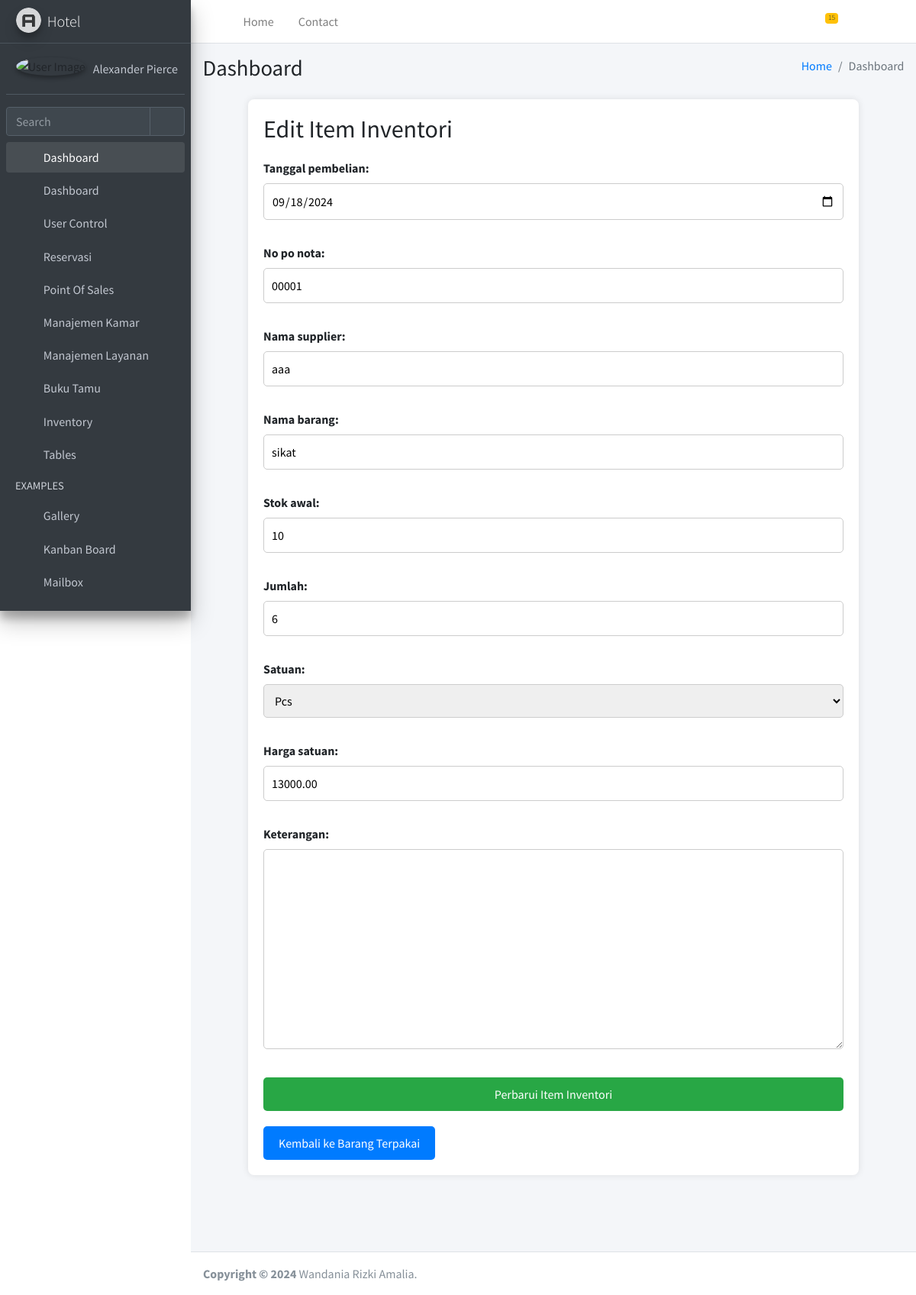
Screenshot of /hotel/barang_terpakai/barang_edit/2/ with the database file from the repository.
### hotel/models.py (models this page shows, shortened)
class InventoryItem(models.Model):
    PURCHASE_UNIT_CHOICES = [
        ('item', 'Item'),
        ('pcs', 'Pcs'),
        ('box', 'Box'),
        ('kg', 'Kg'),
    ]
    tanggal_pembelian = models.DateField()  # Tanggal pembelian
    no_po_nota = models.CharField(max_length=100, blank=True, null=True)  # Nomor PO/nota
    nama_supplier = models.CharField(max_length=200, default='Unknown')  # Nama supplier
    nama_barang = models.CharField(max_length=200, default='Unknown')  # Nama barang
    satuan = models.CharField(max_length=10, choices=PURCHASE_UNIT_CHOICES, default='pcs')  # Satuan
    jumlah = models.PositiveIntegerField(default=1)  # Jumlah barang
    harga_satuan = models.DecimalField(max_digits=10, decimal_places=2)  # Harga satuan
    total_harga = models.DecimalField(max_digits=10, decimal_places=2, blank=True)  # Total harga
    stok_awal = models.PositiveIntegerField()  # Stok awal
    stok_tersedia = models.PositiveIntegerField(default=0, editable=False)  # Sisa stok
    keterangan = models.TextField(blank=True, null=True) #keterangannya

### hotel/views.py (the view)
# urls.py: path('barang_terpakai/barang_edit/<int:pk>/', views.barang_edit, name='barang_edit'),
def barang_edit(request, pk):
    item = get_object_or_404(InventoryItem, pk=pk)
    if request.method == 'POST':
        form = InventoryItemForm(request.POST, instance=item)
        if form.is_valid():
            form.save()
            return redirect('barang_terpakai')
    else:
        form = InventoryItemForm(instance=item)
    return render(request, 'barang_edit.html', {'form': form})

### hotel/forms.py
class InventoryItemForm(forms.ModelForm):
    class Meta:
        model = InventoryItem
        fields = ['tanggal_pembelian', 'no_po_nota', 'nama_supplier', 'nama_barang', 'stok_awal', 'jumlah', 'satuan', 'harga_satuan', 'keterangan']
        widgets = {
            'tanggal_pembelian': forms.DateInput(attrs={'type': 'date'}),
            'harga_satuan': forms.NumberInput(attrs={'step': '0.01'}),
            'jumlah': forms.NumberInput()
        }

### hotel/templates/barang_edit.html (shortened to what this page needs)
<!DOCTYPE html>
{% load static %}
<html lang="en">
<head>
  <link rel="stylesheet" href="{% static 'assets/plugins/fontawesome-free/css/all.min.css' %}">
  <link rel="stylesheet" href="{% static 'assets/https://code.ionicframework.com/ionicons/2.0.1/css/ionicons.min.css' %}">
  <link rel="stylesheet" href="{% static 'assets/plugins/tempusdominus-bootstrap-4/css/tempusdominus-bootstrap-4.min.css' %}">
  <link rel="stylesheet" href="{% static 'assets/plugins/icheck-bootstrap/icheck-bootstrap.min.css' %}">
  <link rel="stylesheet" href="{% static 'assets/plugins/jqvmap/jqvmap.min.css' %}">
  <link rel="stylesheet" href="{% static 'assets/dist/css/adminlte.min.css' %}">
  <link rel="stylesheet" href="{% static 'assets/plugins/overlayScrollbars/css/OverlayScrollbars.min.css' %}">
  <link rel="stylesheet" href="{% static 'assets/plugins/daterangepicker/daterangepicker.css' %}">
  <link rel="stylesheet" href="{% static 'assets/plugins/summernote/summernote-bs4.min.css' %}">
</head>
<body class="hold-transition sidebar-mini layout-fixed">
<div class="wrapper">
  <nav class="main-header navbar navbar-expand navbar-white navbar-light">
    <ul class="navbar-nav">
      <li class="nav-item">
        <a class="nav-link" data-widget="pushmenu" href="#" role="button"><i class="fas fa-bars"></i></a>
      </li>
      <li class="nav-item d-none d-sm-inline-block">
        <a href="index3.html" class="nav-link">Home</a>
      </li>
      <li class="nav-item d-none d-sm-inline-block">
        <a href="#" class="nav-link">Contact</a>
      </li>
    </ul>
    <ul class="navbar-nav ml-auto">
      <li class="nav-item dropdown">
        <a class="nav-link" data-toggle="dropdown" href="#">
          <span class="badge badge-warning navbar-badge">15</span>
        </a>
      </li>
      <li class="nav-item">
        <a class="nav-link" data-widget="fullscreen" href="#" role="button">
          <i class="fas fa-expand-arrows-alt"></i>
        </a>
      </li>
      <li class="nav-item">
        <a class="nav-link" data-widget="control-sidebar" data-controlsidebar-slide="true" href="#" role="button">
          <i class="fas fa-th-large"></i>
        </a>
      </li>
    </ul>
  </nav>
  <aside class="main-sidebar sidebar-dark-primary elevation-4">
    <a href="index3.html" class="brand-link">
      <img src="{% static 'assets/dist/img/AdminLTELogo.png' %}" alt="AdminLTE Logo" class="brand-image img-circle elevation-3" style="opacity: .8">
      <span class="brand-text font-weight-light">Hotel</span>
    </a>
    <div class="sidebar">
      <div class="user-panel mt-3 pb-3 mb-3 d-flex">
        <div class="image">
          <img src="{% static 'assets/dist/img/user2-160x160.jpg' %}" class="img-circle elevation-2" alt="User Image">
        </div>
        <div class="info">
          <a href="#" class="d-block">Alexander Pierce</a>
        </div>
      </div>
      <div class="form-inline">
        <div class="input-group" data-widget="sidebar-search">
          <input class="form-control form-control-sidebar" type="search" placeholder="Search" aria-label="Search">
          <div class="input-group-append">
            <button class="btn btn-sidebar">
              <i class="fas fa-search fa-fw"></i>
            </button>
          </div>
        </div>
      </div>
      <nav class="mt-2">
        <ul class="nav nav-pills nav-sidebar flex-column" data-widget="treeview" role="menu" data-accordion="false">
          <li class="nav-item menu-open">
            <a href="#" class="nav-link ">
              <i class="nav-icon fas fa-tachometer-alt"></i>
              <p>
                Dashboard
                <i class="right fas fa-angle-left"></i>
              </p>
            </a>
            <ul class="nav nav-treeview">
              <li class="nav-item">
                <a href="{% url 'base' %}" class="nav-link ">
                  <i class="far fa-circle nav-icon"></i>
                  <p>Dashboard</p>
                </a>
              </li>
              <li class="nav-item">
                <a href="{% url 'user_list' %}" class="nav-link ">
                  <i class="far fa-circle nav-icon"></i>
                  <p>User Control</p>
                </a>
              </li>
              <li class="nav-item">
                <a href="#" class="nav-link">
                  <i class="nav-icon fas fa-copy"></i>
                  <p>
                    Reservasi
                    <i class="fas fa-angle-left right"></i>
                  </p>
                </a>
              </li>
              <li class="nav-item">
                <a href="#" class="nav-link">
                  <i class="nav-icon fas fa-chart-pie"></i>
                  <p>
                    Point Of Sales
                    <i class="right fas fa-angle-left"></i>
                  </p>
                </a>
              </li>
          <li class="nav-item">
            <a href="#" class="nav-link">
              <i class="nav-icon fas fa-chart-pie"></i>
              <p>
                Manajemen Kamar
                <i class="right fas fa-angle-left"></i>
              </p>
            </a>
          </li>
              <li class="nav-item">
                <a href="#" class="nav-link">
                  <i class="nav-icon fas fa-chart-pie"></i>
                  <p>
                    Manajemen Layanan
                    <i class="right fas fa-angle-left"></i>
                  </p>
                </a>
              </li>
          <li class="nav-item">
            <a href="#" class="nav-link">
              <i class="nav-icon fas fa-tree"></i>
              <p>
                Buku Tamu
                <i class="fas fa-angle-left right"></i>
              </p>
            </a>
          </li>
          <li class="nav-item">
            <a href="#" class="nav-link ">
              <i class="nav-icon fas fa-edit"></i>
              <p>
                Inventory
                <i class="fas fa-angle-left right"></i>
              </p>
            </a>
          </li>
          <li class="nav-item">
            <a href="#" class="nav-link">
              <i class="nav-icon fas fa-table"></i>
              <p>
                Tables
                <i class="fas fa-angle-left right"></i>
              </p>
            </a>
          </li>
          <li class="nav-header">EXAMPLES</li>
          <li class="nav-item">
            <a href="{% static 'assets/pages/gallery.html' %}" class="nav-link">
              <i class="nav-icon far fa-image"></i>
              <p>
                Gallery
              </p>
            </a>
          </li>
          <li class="nav-item">
            <a href="{% static 'assets/pages/kanban.html' %}" class="nav-link">
              <i class="nav-icon fas fa-columns"></i>
              <p>
                Kanban Board
              </p>
            </a>
          </li>
          <li class="nav-item">
            <a href="#" class="nav-link">
              <i class="nav-icon far fa-envelope"></i>
              <p>
                Mailbox
                <i class="fas fa-angle-left right"></i>
              </p>
            </a>
          </li>
          <li class="nav-item">
            <a href="#" class="nav-link">
              <i class="nav-icon fas fa-book"></i>
              <p>
                <i class="fas fa-angle-left right"></i>
              </p>
            </a>
          </li>
          </li>
        </ul>
      </nav>
    </div>
  </aside>
  <div class="content-wrapper">
    <div class="content-header">
      <div class="container-fluid">
        <div class="row mb-2">
          <div class="col-sm-6">
            <h1 class="m-0">Dashboard</h1>
          </div>
          <div class="col-sm-6">
            <ol class="breadcrumb float-sm-right">
              <li class="breadcrumb-item"><a href="#">Home</a></li>
              <li class="breadcrumb-item active">Dashboard </li>
            </ol>
          </div>
        </div>
      </div>
    </div>
</head>
<body>
    <div class="container">
        <h2>{% if form.instance.pk %}Edit{% else %}Tambah{% endif %} Item Inventori</h2>
        <form method="POST">
            {{ form.as_p }}
            <button type="submit">{% if form.instance.pk %}Perbarui{% else %}Tambah{% endif %} Item Inventori</button>
        </form>
        <a href="{% url 'barang_terpakai' %}" class="btn-back">Kembali ke Barang Terpakai</a>
    </div>
</body>
          <section class="col-lg-5 connectedSortable">
      </div>
  </div>
  <footer class="main-footer">
    <strong>Copyright &copy; 2024</strong>
    Wandania Rizki Amalia.
  </footer>
</body>
</html>

### hotel/templates/barang_edit.html (style rules this page uses)
h2 { text-align: left; margin-bottom: 20px; }
.container { max-width: 800px; margin: 0 auto; background-color: white; padding: 20px; border-radius: 8px; box-shadow: 0 0 10px rgba(0, 0, 0, 0.1); }
form { display: flex; flex-direction: column; gap: 15px; }
input, select, textarea { padding: 10px; border: 1px solid #ccc; border-radius: 5px; width: 100%; }
button { padding: 10px; background-color: #28a745; color: white; border: none; border-radius: 5px; cursor: pointer; font-size: 16px; }
.btn-back { display: inline-block; margin-top: 20px; padding: 10px 20px; background-color: #007bff; color: white; border-radius: 5px; text-decoration: none; font-size: 16px; }

### rows the page displays
InventoryItem: tanggal_pembelian "09/18/2024", no_po_nota "00001", nama_supplier "aaa", nama_barang "sikat", stok_awal "10", jumlah "6", satuan "Pcs", harga_satuan "13000.00"
